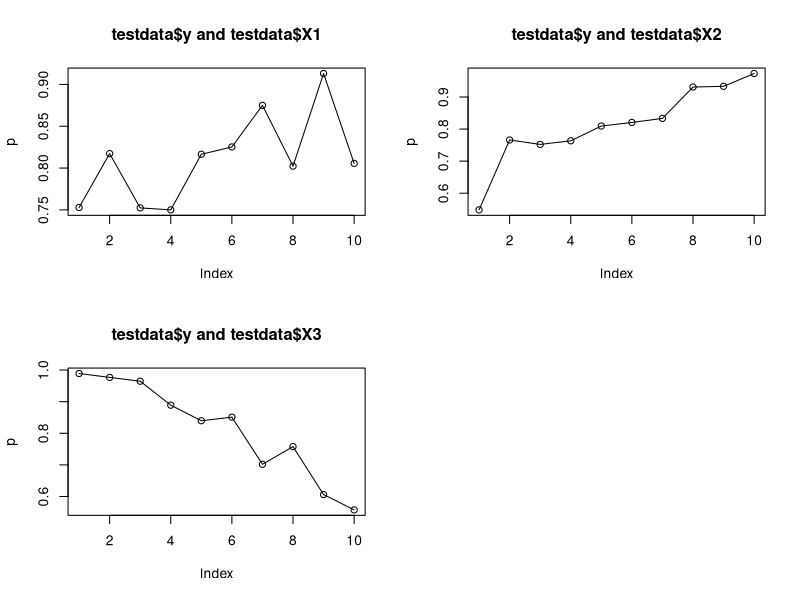

The R source for this figure: (Note: this script raises an error after producing the figure.)
nrecords = 1000 
ncols = 3 
x <- matrix( runif( nrecords*ncols), ncol=ncols) 
y <- 2 + x[,1] + 3*x[,2] - 4*x[,3] 
y = exp(y)/(1+exp(y)) 
ppp <- runif(nrecords) 
y <- ifelse(y > ppp, "good", "bad") 
testdata <- data.frame(y, x)

obs.prob <- function(x) {
  ## observed fraction of good, the 
  ## second level in this case 
  out <- table(x) 
  out[2]/length(x)
}

plotfr <- function(y, x, n=10) {
  tmp <- cut(x,n) 
  p <- tapply(y,tmp, obs.prob) 
  plot(p) 
  lines(p) 
  title(
    paste(deparse(substitute(y)), 
    "and",
    deparse(substitute(x))) 
  ) 
}


par(mfrow=c(2,2)) 
plotfr(testdata$y, testdata$X1) 
plotfr(testdata$y, testdata$X2) 
plotfr(testdata$y, testdata$X3)


test.glm = glm(y ~ X1 + X2 + X3, family = binomial, data=testdata) 
summary(test.glm)

y.pred <- predict(test.glm, newdata = data.frame(x))

y.preds = exp(y.pred)/(1+exp(y.pred)) 
ppp <- runif(nrecords) 
y.preds <- ifelse(y.preds > ppp, "good", "bad") 
y.preds

preddata <- data.frame(y.preds, x)

par(mfrow=c(2,2)) 
plotfr(preddata$y, preddata$X1) 
plotfr(preddata$y, preddata$X2) 
plotfr(preddata$y, preddata$X3)

simulate(test.glm)

#manual
yp1 <- predict(test.glm, newdata = data.frame(x))

co <- coef(test.glm)
y <- 2 + x[,1] + 3*x[,2] - 4*x[,3] 

yp2 <- co["(Intercept)"] + co["X1"]*x[,1] + co["X2"]*x[,2] + co["X3"]*x[,3]

#names(yp1) <- NULL
#names(yp2)
str(yp2)
all.equal(yp1,yp2,check.names=FALSE,check.attributes=FALSE)

#stripped model
strip.glm <- function (f) { 
  f.str <- list(coefficients=f$coefficients, 
  family=f$family, 
  terms=f$terms, 
  qr=list(pivot=f$qr$pivot), 
  rank=f$rank) 
  attr(f.str$terms, ".Environment") <- globalenv() 
  class(f.str) <- class(f) 
  f.str 
} 

s.glm <- strip.glm(test.glm)

#to make s.glm print properly:
s.glm$null.deviance <- test.glm$null.deviance
s.glm$deviance <- test.glm$deviance
s.glm$aic <- test.glm$aic


yp3 <- predict(s.glm, newdata = data.frame(x))

names(yp3) <- NULL
all.equal(yp1,yp3)
all.equal(yp3,predictor)
tt <- terms(test.glm)

ttt <- delete.response(tt)

model.frame(tt, data.frame(x))

methods(model.frame)

predict.lm


tt <-
delete.response(tt)

model.glm <- models$gpmorb
newdata <- simframe$values

newdata$age_minus1 <- 2

# get terms from model.glm in newdata
mf <- model.frame(delete.response(terms(model.glm)), newdata)
mf[,3]

#modified model with * term
#--------------------------
m.glm <- s.glm
m.glm$terms <- terms(as.formula("y~I(X1)+I(X2)+I(X3*X3)"))

mp1 <- predict(m.glm, newdata = data.frame(x))
co <- coef(m.glm)
#y <- 2 + x[,1] + 3*x[,2] - 4*x[,3] 

mp2 <- co["(Intercept)"] + co["X1"]*x[,1] + co["X2"]*x[,2] + co["X3"]*x[,3]*x[,3]

#names(yp1) <- NULL
#names(yp2)
str(yp2)
all.equal(mp1,mp2,check.names=FALSE,check.attributes=FALSE)
all.equal(mp1,yp1,check.names=FALSE,check.attributes=FALSE)

